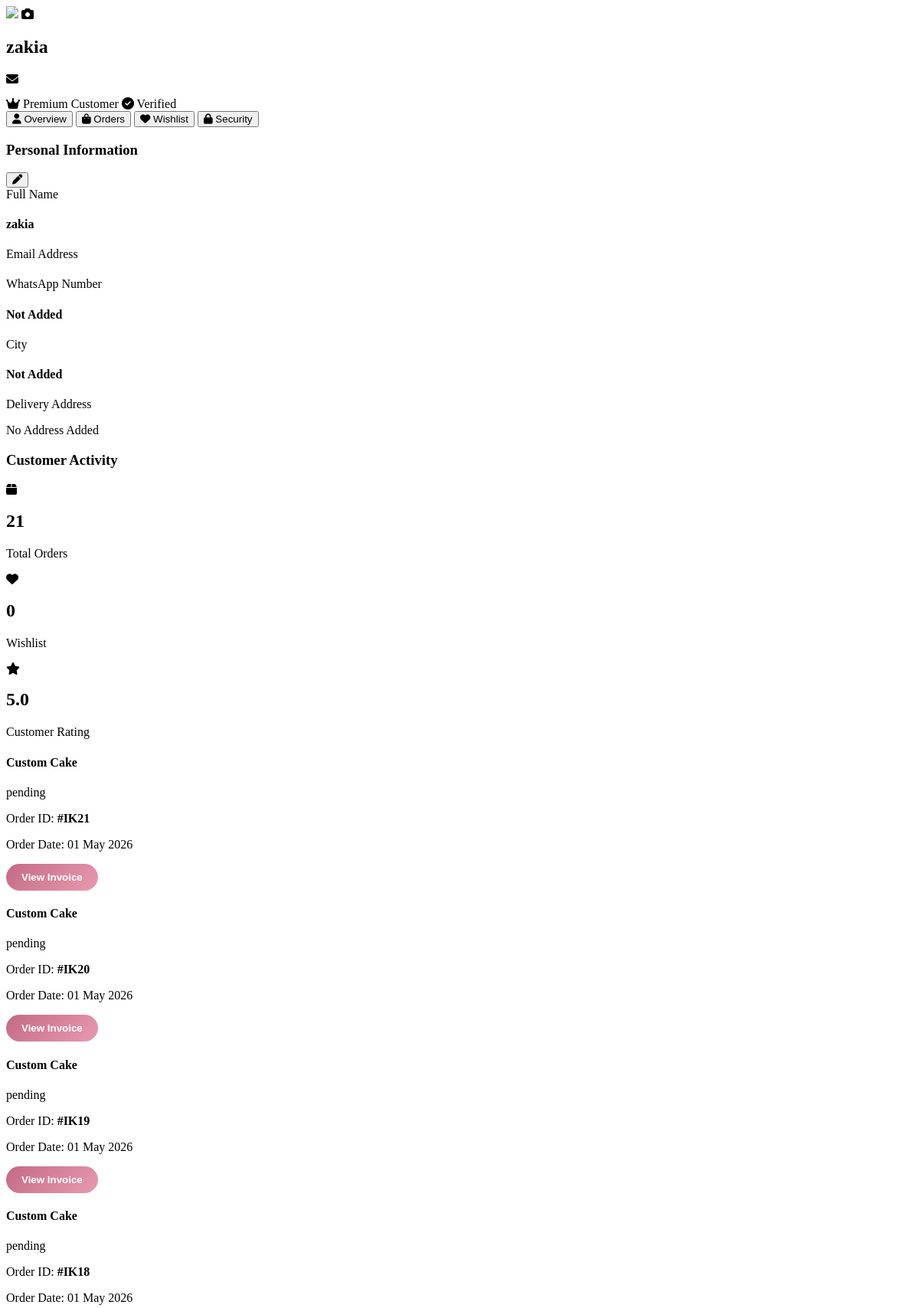
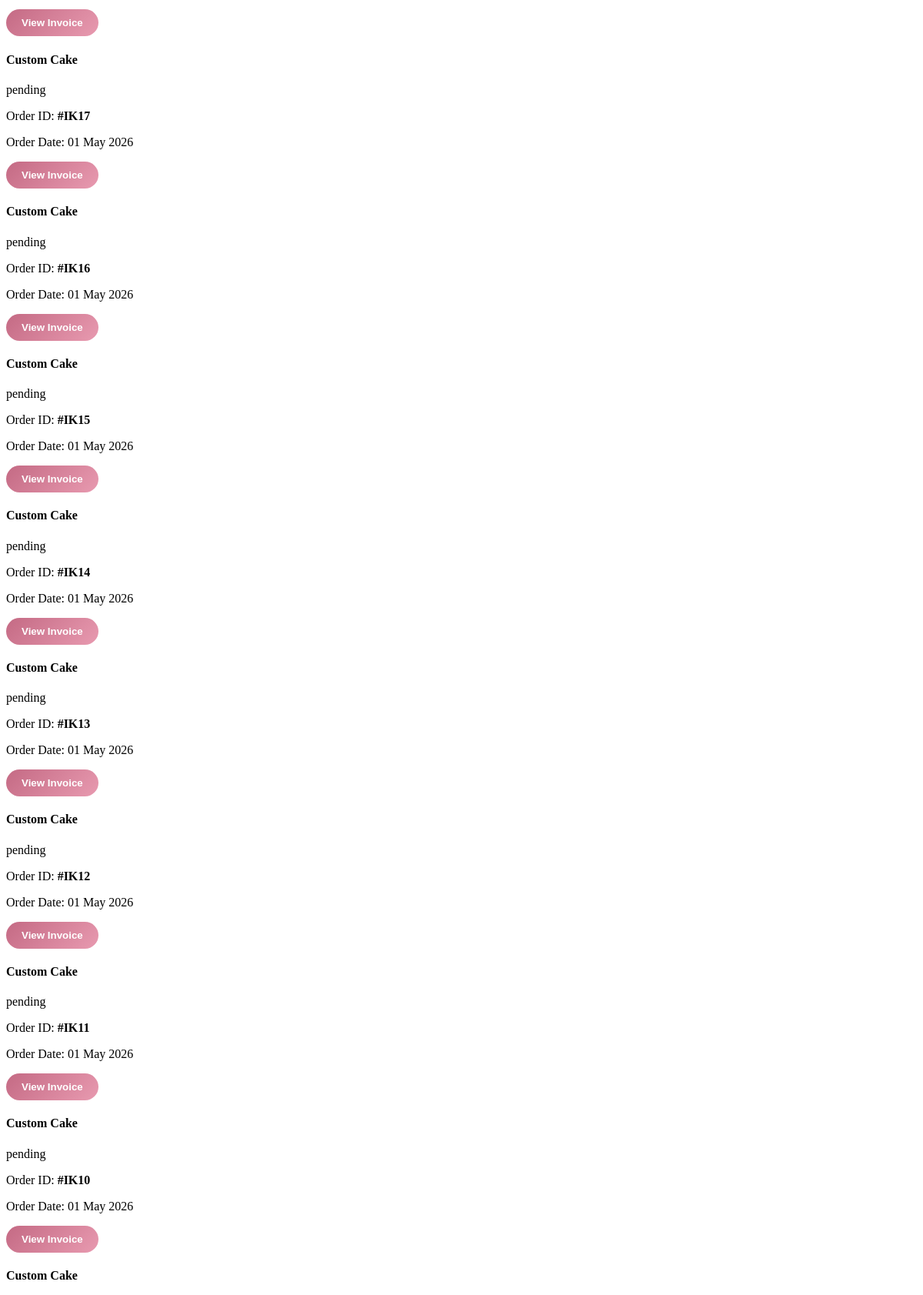
Page /profile/modal-content/ (signed in, upper part) on the committed database (2 pictures, top to bottom).
### ik/models.py (models this page shows, shortened)
class Profile(models.Model):
    user = models.OneToOneField(User, on_delete=models.CASCADE, related_name='profile')
    phone = models.CharField(max_length=20, blank=True, null=True)
    address = models.TextField(blank=True, null=True)
    city = models.CharField(max_length=100, blank=True, null=True)
    avatar = models.ImageField(upload_to='avatars/', blank=True, null=True)
    bio = models.TextField(blank=True, null=True)
    whatsapp_number = models.CharField(max_length=20, blank=True, null=True)
    delivery_notes = models.TextField(blank=True, null=True)
    default_delivery_address = models.TextField(blank=True, null=True)
    email_verified = models.BooleanField(default=False)
    phone_verified = models.BooleanField(default=False)
    created_at = models.DateTimeField(auto_now_add=True)
    updated_at = models.DateTimeField(auto_now=True)

class Order(models.Model):
    PAYMENT_CHOICES = [
        ('jazzcash', 'JazzCash'),
        ('easypaisa', 'EasyPaisa'),
        ('cod', 'Cash on Delivery'),
    ]
    STATUS_CHOICES = [
        ('pending', 'Pending'),
        ('processing', 'Processing'),
        ('delivered', 'Delivered'),
        ('cancelled', 'Cancelled'),
    ]
    PAYMENT_STATUS_CHOICES = [
        ('under_review', 'Under Review'),
        ('partial_paid', 'Partial Paid'),
        ('fully_paid', 'Fully Paid'),
        ('rejected', 'Rejected'),
    ]
    user = models.ForeignKey(User, on_delete=models.SET_NULL, null=True, blank=True)
    session_key = models.CharField(max_length=40, null=True, blank=True)
    name = models.CharField(max_length=100)
    phone = models.CharField(
        max_length=20,
        validators=[
            RegexValidator(
                regex=r'^03\d{9}$',
                message='Phone number must be in format 03XXXXXXXXX'
            )
        ],
        help_text="Enter Pakistani number like 03XXXXXXXXX"
    )
    address = models.TextField(default="")
    payment_method = models.CharField(max_length=20, choices=PAYMENT_CHOICES)
    transaction_id = models.CharField(
        max_length=50,
        unique=False,
        null=True,
        blank=True,
        db_index=True,
        help_text="Unique JazzCash/EasyPaisa transaction ID"
    )
    screenshot_hash = models.CharField(
        max_length=64,
        unique=True,
        null=True,
        blank=True,
        db_index=True,
        help_text="Unique hash for payment screenshot"
    )
    total = models.DecimalField(max_digits=10, decimal_places=2)
    advance_amount = models.DecimalField(max_digits=10, decimal_places=2, default=0)
    received_amount = models.DecimalField(
        max_digits=10,
        decimal_places=2,
        default=0,
        help_text="Actual amount received from customer"
    )
    remaining_amount = models.DecimalField(max_digits=10, decimal_places=2, default=0)
    status = models.CharField(max_length=20, choices=STATUS_CHOICES, default='pending')
    payment_status = models.CharField(max_length=20, choices=PAYMENT_STATUS_CHOICES, default='under_review')
    customization = models.JSONField(default=dict, blank=True)
    invoice_text = models.TextField(blank=True, null=True)
    created_at = models.DateTimeField(auto_now_add=True)
    payment_screenshot = models.ImageField(
        upload_to='payments/',
        validators=[validate_payment_screenshot],
        blank=True,
        null=True,
        help_text="Payment screenshot proof"
    )
    payment_verified = models.BooleanField(default=False)
    verification_note = models.TextField(blank=True, null=True)
    verified_at = models.DateTimeField(blank=True, null=True)
    transaction_time = models.DateTimeField(auto_now_add=True, null=True, blank=True)
    is_payment_flagged = models.BooleanField(default=False)
    suspicious_attempts = models.PositiveIntegerField(default=0)
    ip_address = models.GenericIPAddressField(null=True, blank=True)
    user_agent = models.TextField(blank=True, null=True, help_text="Browser/Device info")
    updated_at = models.DateTimeField(auto_now=True, help_text="Last updated timestamp")
    city = models.CharField(max_length=100, blank=True, help_text="Customer city")
    remaining_transaction_id = models.CharField(
        max_length=50,
        blank=True,
        null=True,
        db_index=True,
        help_text="Transaction ID for remaining payment"
    )
    remaining_payment_screenshot = models.ImageField(
        upload_to='remaining_payments/',
        blank=True,
        null=True,
        validators=[validate_payment_screenshot],
        help_text="Screenshot for remaining payment"
    )
    remaining_screenshot_hash = models.CharField(
        max_length=64,
        blank=True,
        null=True,
        db_index=True,
        help_text="Hash for remaining payment screenshot"
    )
    remaining_payment_verified = models.BooleanField(
        default=False,
        help_text="Whether remaining payment has been verified by admin"
    )
    ORDER_TYPE_CHOICES = [
        ('website', 'Website'),
        ('custom', 'Custom'),
        ('deal', 'Deal'),
        ('event', 'Event'),
        ('whatsapp', 'WhatsApp'),
    ]
    order_type = models.CharField(
        max_length=30,
        choices=ORDER_TYPE_CHOICES,
        default='website',
        help_text="Source of order"
    )
    ALLOWED_STATUS_TRANSITIONS = {
        'pending': ['processing', 'cancelled'],
        'processing': ['delivered', 'cancelled'],
        'delivered': [],
        'cancelled': [],
    }

### ik/views.py (the view)
# urls.py: path('profile/modal-content/', views.profile_modal_content, name='profile_modal_content'),
@login_required
def profile_modal_content(request):
    profile, created = Profile.objects.get_or_create(user=request.user)
    user_orders = Order.objects.filter(user=request.user).order_by("-created_at")
    wishlist_items = Favorite.objects.filter(user=request.user).select_related("product")
    return render(request, "profile_modal.html", {
        "user_orders": user_orders,
        "wishlist_items": wishlist_items,
        "profile": profile,
    })

### ik/context_processors.py (called while the page is built)
def global_settings(request):
    settings = SiteSettings.objects.first()
    return {
        'settings': settings
    }

### ik/templates/profile_modal.html (shortened to what this page needs)
{% load static %}
<link rel="stylesheet"
      href="https://cdnjs.cloudflare.com/ajax/libs/font-awesome/6.5.1/css/all.min.css">
{% if is_admin %}
    <div class="lux-profile-wrapper">
        <div class="lux-cover">
            <div class="lux-cover-overlay"></div>
            <div class="lux-profile-top">
                <div class="lux-avatar-wrapper">
                    <div class="admin-avatar-placeholder">
                        <i class="fas fa-shield-alt"></i>
                    </div>
                </div>
                <div class="lux-user-details">
                    <h2>{{ request.user.get_full_name|default:request.user.username }}</h2>
                    <p><i class="fas fa-envelope"></i> {{ request.user.email }}</p>
                    <div class="lux-badges">
                        <span><i class="fas fa-crown"></i> Administrator</span>
                        <span><i class="fas fa-shield-alt"></i> Super Admin</span>
                    </div>
                </div>
            </div>
        </div>
        <div class="lux-card" style="margin-top: 20px; text-align: center; padding: 40px;">
            <i class="fas fa-shield-alt" style="font-size: 60px; color: #c46a84; margin-bottom: 20px;"></i>
            <h3>Admin Account</h3>
            <p class="text-muted">You are logged in as an administrator.</p>
            <p class="small text-muted">Admin users don't have customer profiles.</p>
            <hr style="margin: 20px 0;">
            <div class="admin-actions" style="display: flex; flex-direction: column; gap: 10px;">
                <a href="/admin/dashboard/" class="lux-btn-primary" style="text-decoration: none;">
                    <i class="fas fa-tachometer-alt"></i> Go to Admin Dashboard
                </a>
                <form action="/logout/" method="post" style="margin: 0;">
                    {% csrf_token %}
                    <button type="submit" class="lux-btn-outline" style="width: 100%; cursor: pointer;">
                        <i class="fas fa-sign-out-alt"></i> Logout
                    </button>
                </form>
            </div>
        </div>
    </div>
{% else %}
    <div class="lux-profile-wrapper">
        <div class="lux-cover">
            <div class="lux-profile-top">
                <div class="lux-avatar-wrapper">
                    <img id="profilePreview"
                         src="{% if profile.avatar %}{{ profile.avatar.url }}{% else %}{% static 'images/default-user.png' %}{% endif %}"
                         class="lux-profile-img">
                    <label for="profileImageInput" class="upload-profile-btn">
                        <i class="fas fa-camera"></i>
                    </label>
                </div>
                <div class="lux-user-details">
                    <h2>{{ request.user.get_full_name|default:request.user.username }}</h2>
                    <p><i class="fas fa-envelope"></i> {{ request.user.email }}</p>
                    <div class="lux-badges">
                        <span><i class="fas fa-crown"></i> Premium Customer</span>
                        <span><i class="fas fa-check-circle"></i> Verified</span>
                    </div>
                </div>
            </div>
        </div>
        <div class="lux-tabs">
            <button class="tab-btn active" data-tab="profileTab">
                <i class="fas fa-user"></i> Overview
            </button>
            <button class="tab-btn" data-tab="ordersTab">
                <i class="fas fa-bag-shopping"></i> Orders
            </button>
            <button class="tab-btn" data-tab="favoritesTab">
                <i class="fas fa-heart"></i> Wishlist
            </button>
            <button class="tab-btn" data-tab="passwordTab">
                <i class="fas fa-lock"></i> Security
            </button>
        </div>
        <div id="profileTab" class="tab-content active">
            <div class="lux-grid">
                <div class="lux-card">
                    <div class="lux-card-head">
                        <h3>Personal Information</h3>
                        <button onclick="
                            document.getElementById('editProfileForm').style.display='block';
                            document.getElementById('editProfileForm').scrollIntoView({behavior:'smooth', block:'start'});
                        ">
                            <i class="fas fa-pen"></i>
                        </button>
                    </div>
                    <div class="lux-info-list">
                        <div class="lux-info-item">
                            <span>Full Name</span>
                            <h4>{{ request.user.get_full_name|default:request.user.username }}</h4>
                        </div>
                        <div class="lux-info-item">
                            <span>Email Address</span>
                        </div>
                        <div class="lux-info-item">
                            <span>WhatsApp Number</span>
                            <h4 class="profile-phone">{{ profile.whatsapp_number|default:"Not Added" }}</h4>
                        </div>
                        <div class="lux-info-item">
                            <span>City</span>
                            <h4>{{ profile.city|default:"Not Added" }}</h4>
                        </div>
                        <div class="lux-info-item">
                            <span>Delivery Address</span>
                            <p id="profileAddressDisplay">{{ profile.address|default:"No Address Added" }}</p>
                        </div>
                    </div>
                </div>
                <div class="lux-card">
                    <div class="lux-card-head">
                        <h3>Customer Activity</h3>
                    </div>
                    <div class="lux-stats">
                        <div class="lux-stat-box">
                            <i class="fas fa-box"></i>
                            <h2>{{ user_orders|length|default:"0" }}</h2>
                            <p>Total Orders</p>
                        </div>
                        <div class="lux-stat-box">
                            <i class="fas fa-heart"></i>
                            <h2>{{ wishlist_items|length|default:"0" }}</h2>
                            <p>Wishlist</p>
                        </div>
                        <div class="lux-stat-box">
                            <i class="fas fa-star"></i>
                            <h2>5.0</h2>
                            <p>Customer Rating</p>
                        </div>
                    </div>
                </div>
            </div>
        </div>
        <div id="ordersTab" class="tab-content">
            <div class="lux-orders-grid">
                {% for order in user_orders %}
                <div class="lux-order-card">
                    <div class="lux-order-top">
                        <h4>{{ order.product.name|default:"Custom Cake" }}</h4>
                        <span class="order-status {{ order.status|lower }}">{{ order.status }}</span>
                    </div>
                    <p>Order ID: <strong>#IK{{ order.id }}</strong></p>
                    <p>Order Date: {{ order.created_at|date:"d M Y" }}</p>
                    <div class="lux-order-actions">
                        <button class="lux-btn-primary">View Invoice</button>
                    </div>
                </div>
                {% empty %}
                <div class="lux-empty">
                    <i class="fas fa-bag-shopping"></i>
                    <h3>No Orders Yet</h3>
                    <p>Your bakery orders will appear here.</p>
                </div>
                {% endfor %}
            </div>
        </div>
    </div>
{% endif %}

### ik/templates/profile_modal.html (style rules this page uses)
.lux-btn-primary { background: linear-gradient(135deg, #c46a84, #e89ab0); border: none; color: white; padding: 10px 20px; border-radius: 30px; font-weight: 600; cursor: pointer; transition: all 0.3s ease; }

### rows in the picture
Profile: whatsapp_number "Not Added", city "Not Added", address "No Address Added"
Order: product.name "Custom Cake", status "pending", id "21", created_at "01 May 2026"
Order: product.name "Custom Cake", status "pending", id "20", created_at "01 May 2026"
Order: product.name "Custom Cake", status "pending", id "19", created_at "01 May 2026"
Order: product.name "Custom Cake", status "pending", id "18", created_at "01 May 2026"
Order: product.name "Custom Cake", status "pending", id "17", created_at "01 May 2026"
Order: product.name "Custom Cake", status "pending", id "16", created_at "01 May 2026"
Order: product.name "Custom Cake", status "pending", id "15", created_at "01 May 2026"
Order: product.name "Custom Cake", status "pending", id "14", created_at "01 May 2026"
Order: product.name "Custom Cake", status "pending", id "13", created_at "01 May 2026"
Order: product.name "Custom Cake", status "pending", id "12", created_at "01 May 2026"
Order: product.name "Custom Cake", status "pending", id "11", created_at "01 May 2026"
Order: product.name "Custom Cake", status "pending", id "10", created_at "01 May 2026"
Order: product.name "Custom Cake"

### other values in the picture
{{ request.user.get_full_name|default:request.user.username }} "zakia"
{{ user_orders|length|default:"0" }} "21"
{{ wishlist_items|length|default:"0" }} "0"
